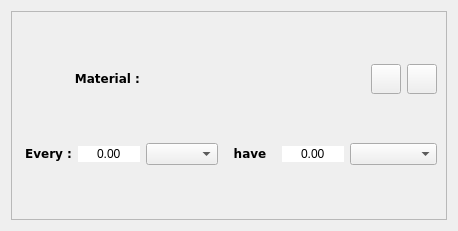
<?xml version="1.0" encoding="UTF-8"?>
<ui version="4.0">
 <class>EditProductRM</class>
 <widget class="QWidget" name="EditProductRM">
  <property name="geometry">
   <rect>
    <x>0</x>
    <y>0</y>
    <width>458</width>
    <height>231</height>
   </rect>
  </property>
  <property name="minimumSize">
   <size>
    <width>458</width>
    <height>231</height>
   </size>
  </property>
  <property name="maximumSize">
   <size>
    <width>458</width>
    <height>231</height>
   </size>
  </property>
  <property name="windowTitle">
   <string>Edit Product Raw Material</string>
  </property>
  <property name="windowIcon">
   <iconset>
    <normaloff>icons/logo.png</normaloff>icons/logo.png</iconset>
  </property>
  <layout class="QGridLayout" name="gridLayout_2">
   <item row="0" column="0">
    <widget class="QFrame" name="frame">
     <property name="frameShape">
      <enum>QFrame::StyledPanel</enum>
     </property>
     <property name="frameShadow">
      <enum>QFrame::Raised</enum>
     </property>
     <layout class="QGridLayout" name="gridLayout">
      <item row="0" column="6">
       <widget class="QPushButton" name="delete_item">
        <property name="minimumSize">
         <size>
          <width>30</width>
          <height>30</height>
         </size>
        </property>
        <property name="maximumSize">
         <size>
          <width>30</width>
          <height>30</height>
         </size>
        </property>
        <property name="styleSheet">
         <string notr="true">border-color: rgb(174, 6, 6);</string>
        </property>
        <property name="text">
         <string/>
        </property>
        <property name="icon">
         <iconset>
          <normaloff>icons/delete.png</normaloff>icons/delete.png</iconset>
        </property>
       </widget>
      </item>
      <item row="1" column="0">
       <widget class="QLabel" name="label_11">
        <property name="font">
         <font>
          <family>Bitstream Vera Sans</family>
          <weight>75</weight>
          <bold>true</bold>
         </font>
        </property>
        <property name="text">
         <string>&lt;html&gt;&lt;head/&gt;&lt;body&gt;&lt;p align=&quot;right&quot;&gt;Every :&lt;/p&gt;&lt;/body&gt;&lt;/html&gt;</string>
        </property>
       </widget>
      </item>
      <item row="1" column="1">
       <widget class="QDoubleSpinBox" name="p_rm_t_quantity">
        <property name="styleSheet">
         <string>border:0px; 
</string>
        </property>
        <property name="alignment">
         <set>Qt::AlignCenter</set>
        </property>
        <property name="buttonSymbols">
         <enum>QAbstractSpinBox::NoButtons</enum>
        </property>
        <property name="maximum">
         <double>10000000000000000000.000000000000000</double>
        </property>
       </widget>
      </item>
      <item row="1" column="4">
       <widget class="QDoubleSpinBox" name="p_rm_m_quantity">
        <property name="styleSheet">
         <string notr="true">border:0px; 
</string>
        </property>
        <property name="alignment">
         <set>Qt::AlignCenter</set>
        </property>
        <property name="buttonSymbols">
         <enum>QAbstractSpinBox::NoButtons</enum>
        </property>
        <property name="maximum">
         <double>10000000000000000000.000000000000000</double>
        </property>
       </widget>
      </item>
      <item row="1" column="2">
       <widget class="QComboBox" name="p_rm_t_unit">
        <property name="minimumSize">
         <size>
          <width>0</width>
          <height>21</height>
         </size>
        </property>
       </widget>
      </item>
      <item row="0" column="2" colspan="2">
       <widget class="QLabel" name="p_rm_name">
        <property name="text">
         <string/>
        </property>
       </widget>
      </item>
      <item row="0" column="0" colspan="2">
       <widget class="QLabel" name="label_12">
        <property name="font">
         <font>
          <family>Bitstream Vera Sans</family>
          <weight>75</weight>
          <bold>true</bold>
         </font>
        </property>
        <property name="text">
         <string>&lt;html&gt;&lt;head/&gt;&lt;body&gt;&lt;p align=&quot;right&quot;&gt;Material :&lt;/p&gt;&lt;/body&gt;&lt;/html&gt;</string>
        </property>
       </widget>
      </item>
      <item row="1" column="3">
       <widget class="QLabel" name="label_13">
        <property name="font">
         <font>
          <family>Bitstream Vera Sans</family>
          <weight>75</weight>
          <bold>true</bold>
         </font>
        </property>
        <property name="text">
         <string>&lt;html&gt;&lt;head/&gt;&lt;body&gt;&lt;p align=&quot;center&quot;&gt;have&lt;/p&gt;&lt;/body&gt;&lt;/html&gt;</string>
        </property>
       </widget>
      </item>
      <item row="0" column="5" alignment="Qt::AlignRight">
       <widget class="QPushButton" name="edit_p_rm">
        <property name="minimumSize">
         <size>
          <width>30</width>
          <height>30</height>
         </size>
        </property>
        <property name="maximumSize">
         <size>
          <width>30</width>
          <height>30</height>
         </size>
        </property>
        <property name="font">
         <font>
          <weight>50</weight>
          <bold>false</bold>
         </font>
        </property>
        <property name="text">
         <string/>
        </property>
        <property name="icon">
         <iconset>
          <normaloff>icons/edit.png</normaloff>icons/edit.png</iconset>
        </property>
       </widget>
      </item>
      <item row="1" column="5" colspan="2">
       <widget class="QComboBox" name="p_rm_m_unit">
        <property name="minimumSize">
         <size>
          <width>0</width>
          <height>21</height>
         </size>
        </property>
       </widget>
      </item>
     </layout>
    </widget>
   </item>
  </layout>
 </widget>
 <resources/>
 <connections/>
</ui>
